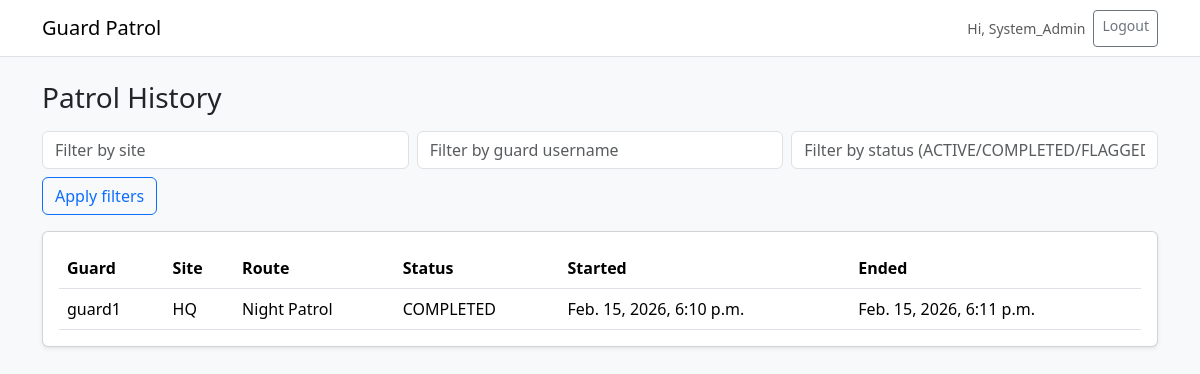
Before: /dashboard/history/ (signed in) with the older database file.
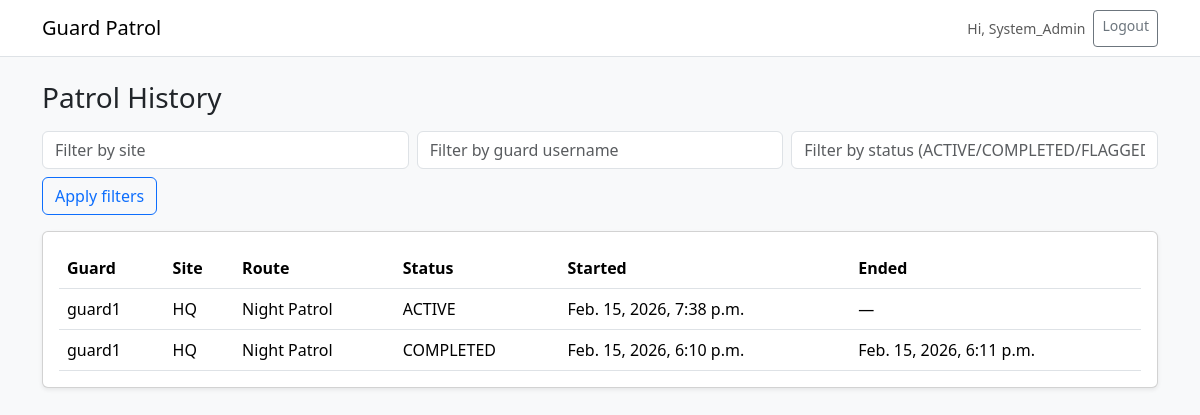
After: the same page with the newer database file.
### accounts/models.py (models this page shows, shortened)
class User(AbstractUser):
    class Role(models.TextChoices):
        ADMIN = "ADMIN", "Admin"
        SUPERVISOR = "SUPERVISOR", "Supervisor"
        GUARD = "GUARD", "Guard"
    role = models.CharField(
        max_length=20,
        choices=Role.choices,
        default=Role.GUARD
    )
    def is_admin(self) -> bool:
        return self.role == self.Role.ADMIN or self.is_superuser
    def is_supervisor(self) -> bool:
        return self.role == self.Role.SUPERVISOR

### patrols/models.py (models this page shows, shortened)
class PatrolSession(models.Model):
    class Status(models.TextChoices):
        ACTIVE = "ACTIVE", "Active"
        COMPLETED = "COMPLETED", "Completed"
        FLAGGED = "FLAGGED", "Flagged"
    guard = models.ForeignKey(User, on_delete=models.CASCADE, related_name="patrol_sessions")
    route = models.ForeignKey(Route, on_delete=models.CASCADE, related_name="patrol_sessions")
    shift = models.ForeignKey(Shift, on_delete=models.SET_NULL, null=True, blank=True)
    started_at = models.DateTimeField(default=timezone.now)
    ended_at = models.DateTimeField(null=True, blank=True)
    status = models.CharField(max_length=20, choices=Status.choices, default=Status.ACTIVE)

class Route(models.Model):
    site = models.ForeignKey(Site, on_delete=models.CASCADE, related_name="routes")
    name = models.CharField(max_length=120)
    expected_duration_minutes = models.PositiveIntegerField(default=60)
    is_active = models.BooleanField(default=True)

class Site(models.Model):
    name = models.CharField(max_length=120)
    address = models.CharField(max_length=255, blank=True)
    is_active = models.BooleanField(default=True)

### dashboard/views.py (the view)
# urls.py: path("dashboard/history/", views.history, name="dashboard_history"),
@login_required
@supervisor_required
def history(request):
    qs = PatrolSession.objects.select_related("guard", "route", "route__site").order_by("-started_at")
    site = request.GET.get("site", "").strip()
    guard = request.GET.get("guard", "").strip()
    status = request.GET.get("status", "").strip()
    if status:
        qs = qs.filter(status=status)
    if guard:
        qs = qs.filter(guard__username__icontains=guard)
    if site:
        qs = qs.filter(route__site__name__icontains=site)
    return render(request, "dashboard/history.html", {"sessions": qs})

### templates/dashboard/history.html (shortened to what this page needs)
{% extends "base.html" %}
{% block content %}
<h3 class="mb-3">Patrol History</h3>
<form method="get" class="row g-2 mb-3">
  <div class="col-md-4">
    <input class="form-control" name="site" placeholder="Filter by site" value="{{ request.GET.site }}">
  </div>
  <div class="col-md-4">
    <input class="form-control" name="guard" placeholder="Filter by guard username" value="{{ request.GET.guard }}">
  </div>
  <div class="col-md-4">
    <input class="form-control" name="status" placeholder="Filter by status (ACTIVE/COMPLETED/FLAGGED)" value="{{ request.GET.status }}">
  </div>
  <div class="col-12">
    <button class="btn btn-outline-primary">Apply filters</button>
  </div>
</form>
<div class="card shadow-sm">
  <div class="card-body">
    <div class="table-responsive">
      <table class="table align-middle mb-0">
        <thead>
          <tr>
            <th>Guard</th>
            <th>Site</th>
            <th>Route</th>
            <th>Status</th>
            <th>Started</th>
            <th>Ended</th>
          </tr>
        </thead>
        <tbody>
          {% for s in sessions %}
          <tr>
            <td>{{ s.guard.username }}</td>
            <td>{{ s.route.site.name }}</td>
            <td>{{ s.route.name }}</td>
            <td>{{ s.status }}</td>
            <td>{{ s.started_at }}</td>
            <td>{{ s.ended_at|default:"—" }}</td>
          </tr>
          {% empty %}
          <tr><td colspan="6" class="text-muted">No sessions found.</td></tr>
          {% endfor %}
        </tbody>
      </table>
    </div>
  </div>
</div>
{% endblock %}

### templates/base.html (shortened to what this page needs)
<!DOCTYPE html>
<html>
<head>
  <link href="https://cdn.jsdelivr.net/npm/bootstrap@5.3.3/dist/css/bootstrap.min.css" rel="stylesheet">
</head>
<body class="bg-light">
<nav class="navbar navbar-expand-lg bg-white border-bottom">
  <div class="container">
    <a class="navbar-brand" href="/">Guard Patrol</a>
    <div class="ms-auto d-flex gap-2">
      {% if user.is_authenticated %}
        <span class="navbar-text small">Hi, {{ user.username }}</span>
        <a class="btn btn-outline-secondary btn-sm" href="{% url 'logout' %}">Logout</a>
      {% else %}
        <a class="btn btn-primary btn-sm" href="{% url 'login' %}">Login</a>
      {% endif %}
    </div>
  </div>
</nav>
<div class="container py-4">
  {% block content %}{% endblock %}
</div>
</body>
</html>

Changed rows visible on the page:
added PatrolSession: guard.username "guard1", route.site.name "HQ", route.name "Night Patrol", status "ACTIVE", started_at "Feb. 15, 2026, 7:38 p.m.", ended_at "—"
